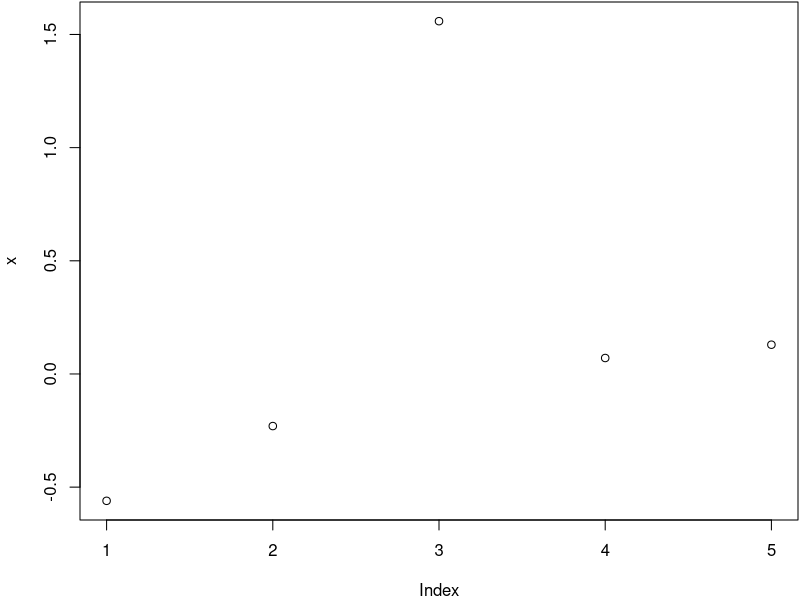
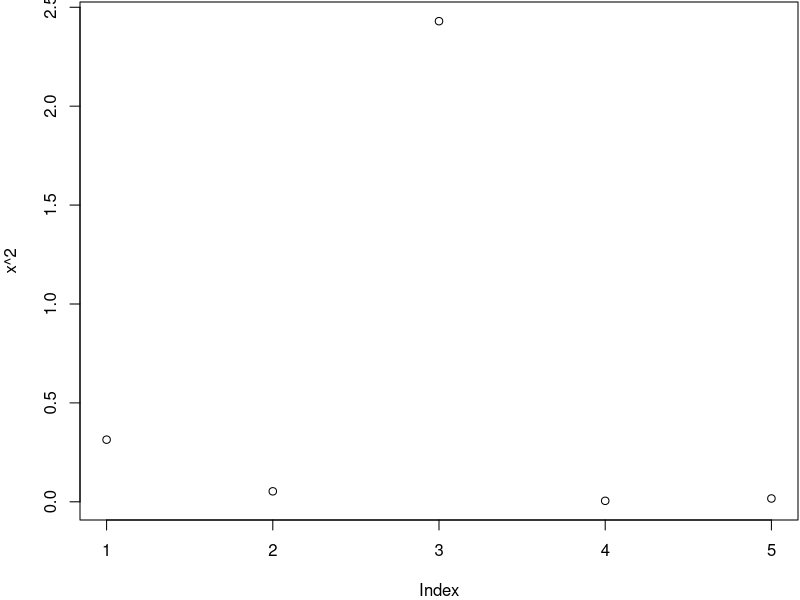

Here is the R script that generated these plots, in order:
#' # HOW to create slides
#' 
#' 
#' to save this to md 
#' 
#'  - run spin('spin-sjb.r') from console, after ensuring in same directrory
#' 
#' 
#' to create slidy html 
#' 
#'  - go to windows powershell
#'  - switch directory to where data is 
#'  - type pandoc -s spin-sjb.md -t slidy -o spin-sjb.html  
#' (use -i for incremental slides, or >- in code)


#+ setup, include=FALSE
library(knitr)
opts_chunk$set(tidy=FALSE)


#' # The report begins here
#' 

#' Boring examples as usual
set.seed(123)
x = rnorm(5)
mean(x)

#' Now we continue writing the report. We can draw plots as well.
par(mar = c(4, 4, .1, .1))
plot(x)

var(x)
quantile(x)

#+ test-chisq5
sum(x^2) # chi-square distribution with df 5

#' # slide 2 Hello world
#' 
#'> - just a test
#'> - try another chart
#' 

#' # Slide 3: just one chart
#' 
plot(x^2)


